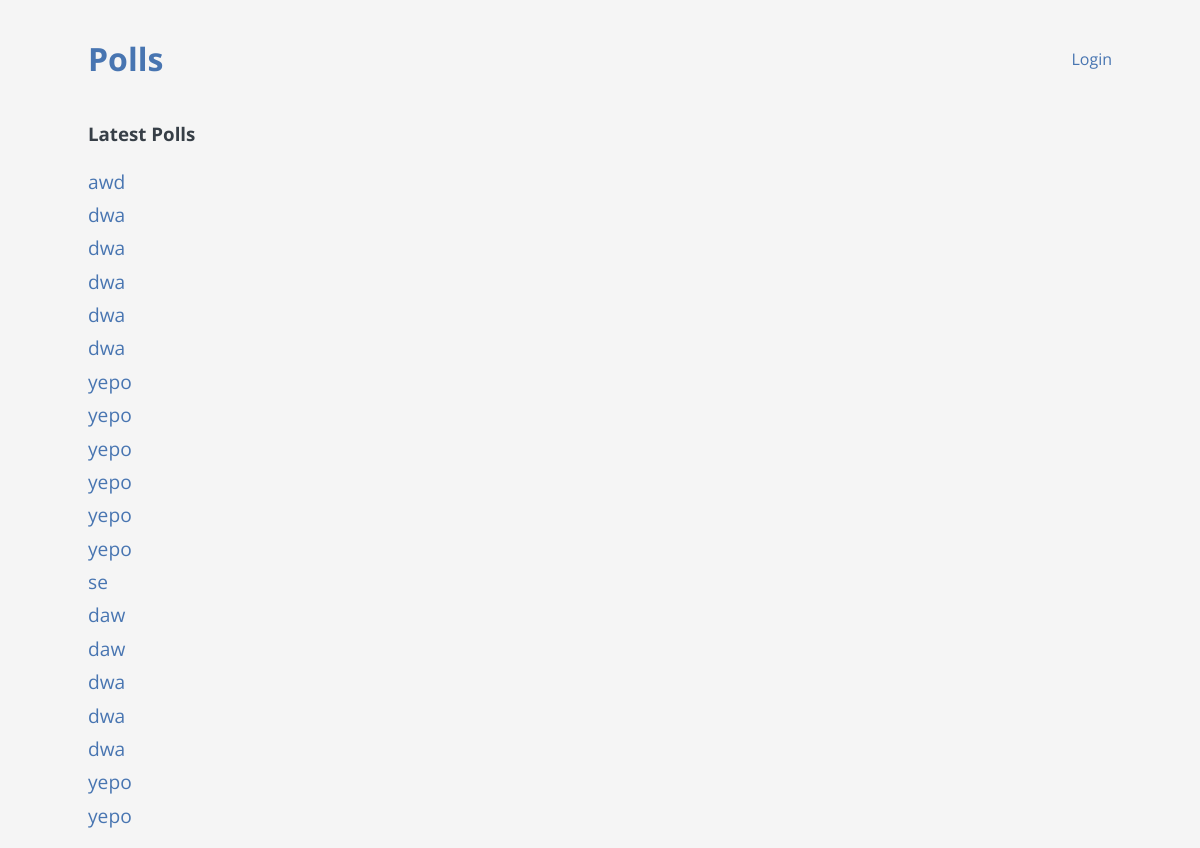
The page / on the database its author committed.
### polls/models.py (models this page shows)
class Question(models.Model):
    question_text = models.CharField(max_length=255)
    pub_date = models.DateTimeField("date published")

### polls/views.py (the view)
# urls.py: path('', views.IndexView.as_view(), name='index'),
class IndexView(generic.ListView):
    template_name = 'polls/index.html'
    context_object_name = 'latest_question_list'
    def get_queryset(self):
        return Question.objects.order_by('-pub_date')[:20]

### polls/templates/polls/index.html (shortened to what this page needs)
{% extends "base.html" %}
{% block content %}
<h3>
    Latest Polls
</h3>
{% if latest_question_list %}
    {% for question in latest_question_list %}
    <div class="pollItem">
        <a href="{% url 'polls:detail' question.id %}">{{ question.question_text }}</a>
    </div>
    {% endfor %}
{% else %}
    <p>No polls are available.</p>
{% endif %}
{% endblock content %}

### polls/templates/base.html (shortened to what this page needs)
<head>
    {% load static %}
    <link rel="stylesheet" type="text/css" href="{% static 'polls/style.css' %}">
</head>
<body>
    <header>
        <h1><a href="{% url 'polls:index' %}">Polls</a></h1>
        <div>
            {% if user.is_authenticated %}
                Hello, {{user.username}} |
                <a href="{% url 'polls:logout' %}">Logout</a>
            {% else %}
                <a href="{% url 'polls:login' %}">Login</a>
            {% endif %}
        </div>
    </header>
    {% block content %}
    {% endblock content %}
</body>

### polls/static/polls/style.css (style rules this page uses)
body { margin: auto; font-family: 'Open Sans', sans-serif; max-width: 1024px; padding: 1rem; background-color: var(--back); color: var(--text); }
a { text-decoration: none; color: var(--hl); }
header { display: flex; justify-content: space-between; flex-direction: row; align-items: center; }
.pollItem { padding: .2rem 0; font-size: 1.2rem; }

### rows shown on the page
Question: question_text "awd"
Question: question_text "dwa"
Question: question_text "dwa"
Question: question_text "dwa"
Question: question_text "dwa"
Question: question_text "dwa"
Question: question_text "yepo"
Question: question_text "yepo"
Question: question_text "yepo"
Question: question_text "yepo"
Question: question_text "yepo"
Question: question_text "yepo"
Question: question_text "se"
Question: question_text "daw"
Question: question_text "daw"
Question: question_text "dwa"
Question: question_text "dwa"
Question: question_text "dwa"
Question: question_text "yepo"
Question: question_text "yepo"
